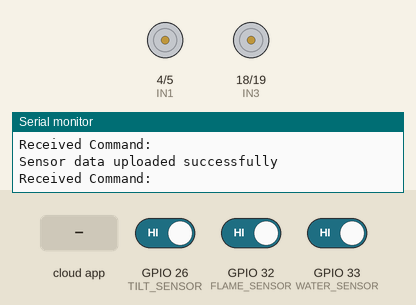
Bench run of a sketch on a simulated ESP32. Parts: motor-driver pin pairs drawn as motors (green arrow = first pin HIGH = forward, orange = second pin HIGH = backward, longer = more drive), the last lines printed to the serial monitor. Wiring (inferred from the names in the program): IR receiver: data GPIO 25. The inputs (shaded band) are chosen by the test bench; at power-on: GPIO 26 (TILT_SENSOR) HIGH, GPIO 32 (FLAME_SENSOR) HIGH, GPIO 33 (WATER_SENSOR) HIGH. WiFi joins after 1.5 s; servers stay silent unless stated; the Firebase database answers and starts empty.

Above: at 3.2 s.
3.3 s: the phone or cloud app sets vehicle_control to FORWARD
At 5.1 s:
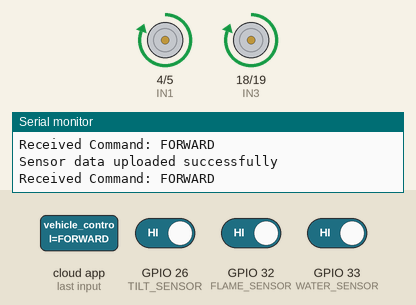
5.4 s: the phone or cloud app sets vehicle_control to BACKWARD
At 6.4 s:
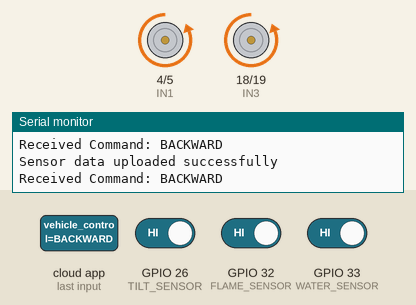
7.0 s: the phone or cloud app sets vehicle_control to LEFT
At 7.6 s:
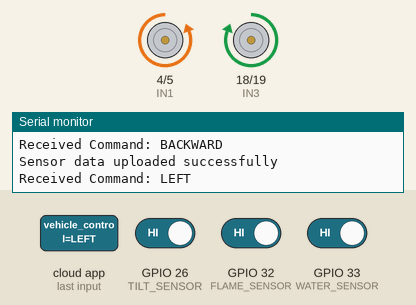
8.6 s: the phone or cloud app sets vehicle_control to RIGHT
At 9.9 s:
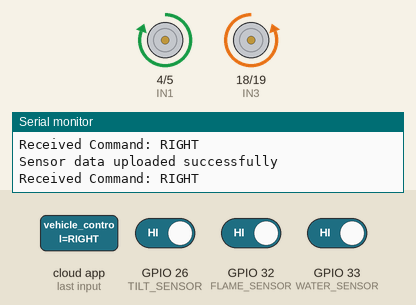
10.2 s: GPIO 26 (TILT_SENSOR) driven LOW
At 11.3 s:
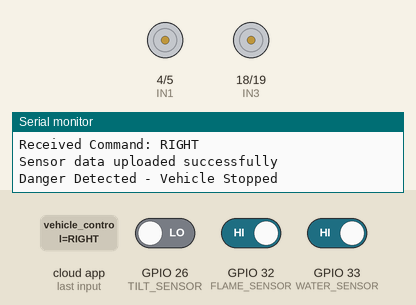
13.1 s: GPIO 26 (TILT_SENSOR) driven HIGH
At 14.0 s:
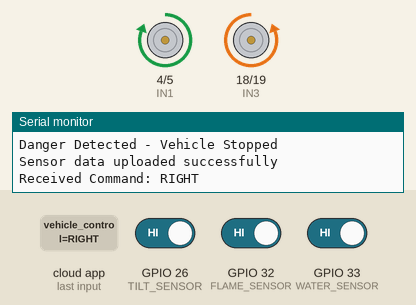
Timing chart, 0 to 16.1 s (numbered marks = the images above; inputs shaded):
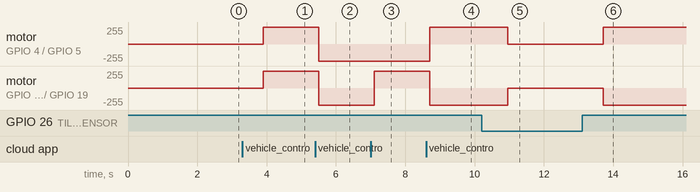

Measured:
- after the input at 3.3 s, motor on GPIO 4 (IN1) / GPIO 5 (IN2), motor on GPIO 18 (IN3) / GPIO 19 (IN4): stopped → forward 255/255 after 0.60 s
- after the input at 5.4 s, motor on GPIO 4 (IN1) / GPIO 5 (IN2), motor on GPIO 18 (IN3) / GPIO 19 (IN4): forward 255/255 → backward 255/255 after 0.11 s
- after the input at 7.0 s, motor on GPIO 18 (IN3) / GPIO 19 (IN4): backward 255/255 → forward 255/255 after 0.11 s
- after the input at 8.6 s, motor on GPIO 4 (IN1) / GPIO 5 (IN2): backward 255/255 → forward 255/255 after 0.11 s; motor on GPIO 18 (IN3) / GPIO 19 (IN4): forward 255/255 → backward 255/255 after 0.11 s
- after the input at 10.2 s, motor on GPIO 4 (IN1) / GPIO 5 (IN2): forward 255/255 → stopped after 0.76 s; motor on GPIO 18 (IN3) / GPIO 19 (IN4): backward 255/255 → stopped after 0.76 s
- after the input at 13.1 s, motor on GPIO 4 (IN1) / GPIO 5 (IN2): stopped → forward 255/255 after 0.61 s; motor on GPIO 18 (IN3) / GPIO 19 (IN4): stopped → backward 255/255 after 0.61 s

The sketch:

railway_inspection_system.ino
```cpp
#include <WiFi.h>
#include <FirebaseESP32.h>

/*
   Railway Inspection System Using IoT
   Author: Souparnika Dinesh
   Description:
   ESP32-based railway inspection robot with real-time hazard monitoring
   and remote vehicle control using Firebase.
*/

// Wi-Fi Credentials
#define WIFI_SSID "YOUR_WIFI_SSID"
#define WIFI_PASSWORD "YOUR_WIFI_PASSWORD"

// Firebase Credentials
#define FIREBASE_HOST "YOUR_FIREBASE_DATABASE_URL"
#define FIREBASE_AUTH "YOUR_FIREBASE_AUTH_TOKEN"

// Firebase Objects
FirebaseData firebaseData;
FirebaseJson json;
FirebaseConfig firebaseConfig;
FirebaseAuth firebaseAuth;

// Motor Driver Pins
#define IN1 4
#define IN2 5
#define IN3 18
#define IN4 19

// Sensor Pins
#define FLAME_SENSOR 32
#define WATER_SENSOR 33
#define IR_SENSOR 25
#define TILT_SENSOR 26

bool dangerDetected = false;

void setup() {
  Serial.begin(115200);

  // Wi-Fi Connection
  WiFi.begin(WIFI_SSID, WIFI_PASSWORD);
  Serial.print("Connecting to Wi-Fi");

  while (WiFi.status() != WL_CONNECTED) {
    delay(1000);
    Serial.print(".");
  }

  Serial.println("\nWi-Fi Connected Successfully");

  // Firebase Configuration
  firebaseConfig.host = FIREBASE_HOST;
  firebaseConfig.signer.tokens.legacy_token = FIREBASE_AUTH;

  Firebase.begin(&firebaseConfig, &firebaseAuth);
  Firebase.reconnectWiFi(true);

  // Sensor Pin Configuration
  pinMode(FLAME_SENSOR, INPUT);
  pinMode(WATER_SENSOR, INPUT);
  pinMode(IR_SENSOR, INPUT);
  pinMode(TILT_SENSOR, INPUT);

  // Motor Pin Configuration
  pinMode(IN1, OUTPUT);
  pinMode(IN2, OUTPUT);
  pinMode(IN3, OUTPUT);
  pinMode(IN4, OUTPUT);

  Serial.println("Railway Inspection System Ready");
}

void updateSensorData() {
  String fireStatus = digitalRead(FLAME_SENSOR) == LOW ? "YES" : "NO";
  String waterStatus = digitalRead(WATER_SENSOR) == LOW ? "YES" : "NO";
  String obstacleStatus = digitalRead(IR_SENSOR) == LOW ? "YES" : "NO";
  String tiltStatus = digitalRead(TILT_SENSOR) == LOW ? "YES" : "NO";

  // Hazard Detection
  dangerDetected = (
    fireStatus == "YES" ||
    waterStatus == "YES" ||
    obstacleStatus == "YES" ||
    tiltStatus == "YES"
  );

  // Create JSON Data
  json.clear();
  json.set("fire", fireStatus);
  json.set("water", waterStatus);
  json.set("obstacle", obstacleStatus);
  json.set("tilt", tiltStatus);

  // Upload to Firebase
  if (Firebase.updateNode(firebaseData, "/sensor_data", json)) {
    Serial.println("Sensor data uploaded successfully");
  } else {
    Serial.print("Firebase Upload Failed: ");
    Serial.println(firebaseData.errorReason());
  }
}

void stopVehicle() {
  digitalWrite(IN1, LOW);
  digitalWrite(IN2, LOW);
  digitalWrite(IN3, LOW);
  digitalWrite(IN4, LOW);
}

void moveForward() {
  digitalWrite(IN1, HIGH);
  digitalWrite(IN2, LOW);
  digitalWrite(IN3, HIGH);
  digitalWrite(IN4, LOW);
}

void moveBackward() {
  digitalWrite(IN1, LOW);
  digitalWrite(IN2, HIGH);
  digitalWrite(IN3, LOW);
  digitalWrite(IN4, HIGH);
}

void turnLeft() {
  digitalWrite(IN1, LOW);
  digitalWrite(IN2, HIGH);
  digitalWrite(IN3, HIGH);
  digitalWrite(IN4, LOW);
}

void turnRight() {
  digitalWrite(IN1, HIGH);
  digitalWrite(IN2, LOW);
  digitalWrite(IN3, LOW);
  digitalWrite(IN4, HIGH);
}

void controlVehicle() {
  if (dangerDetected) {
    stopVehicle();
    Serial.println("Danger Detected - Vehicle Stopped");
    return;
  }

  if (Firebase.getString(firebaseData, "/vehicle_control")) {
    String direction = firebaseData.stringData();

    Serial.println("Received Command: " + direction);

    if (direction == "FORWARD") {
      moveForward();
    }
    else if (direction == "BACKWARD") {
      moveBackward();
    }
    else if (direction == "LEFT") {
      turnLeft();
    }
    else if (direction == "RIGHT") {
      turnRight();
    }
    else if (direction == "STOP") {
      stopVehicle();
    }
  } else {
    Serial.println("Failed to fetch control command");
  }
}

void loop() {
  updateSensorData();
  controlVehicle();
  delay(500);
}
```
